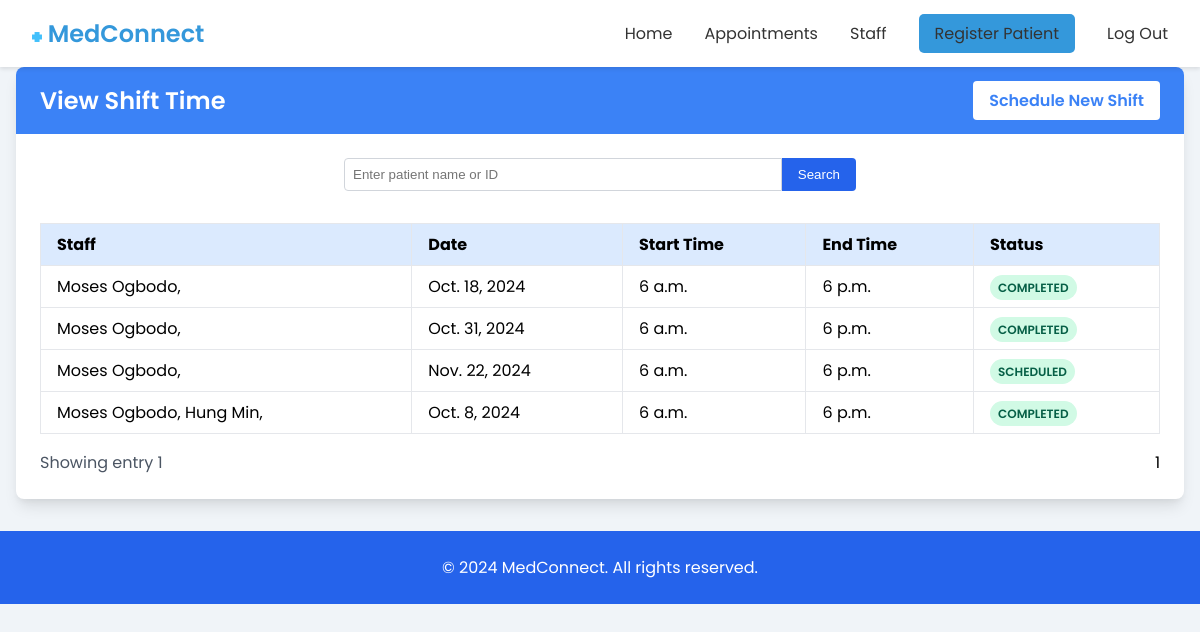
The app's page /shift_view/ (signed in) with its own data.
### medconnect_core/models.py (models this page shows, shortened)
class PatientProfile(models.Model):
    user = models.OneToOneField(User, on_delete=models.CASCADE,null=True)
    date_of_birth = models.DateField(blank=True, null=True)
    gender = models.CharField(max_length=10, choices=[('Male', 'Male'), ('Female', 'Female')], blank=True, null=True)
    blood_type = models.CharField(max_length=2, choices=[('AA', 'AA'), ('AS', 'AS'), ('SS', 'SS')], blank=True, null=True)
    phone_number = models.CharField(max_length=15, blank=True, null=True)
    address = models.TextField(blank=True, null=True)
    emergency_contact_name = models.CharField(max_length=100, blank=True, null=True)
    emergency_contact_number = models.CharField(max_length=15, blank=True, null=True)
    allergies = models.CharField(max_length=255, blank=True, null=True)
    medical_history = models.TextField(blank=True, null=True)
    current_medications = models.TextField(blank=True, null=True)
    insurance_provider = models.CharField(max_length=100, blank=True, null=True)
    insurance_policy_number = models.CharField(max_length=100, blank=True, null=True)
    additional_information = models.TextField(blank=True, null=True)
    next_of_kin = models.CharField(max_length=100, blank=True, null=True)
    marital_status = models.CharField(max_length=10, choices=[('Single', 'Single'), ('Married', 'Married'), ('Divorced', 'Divorced')], blank=True, null=True)
    occupation = models.CharField(max_length=100, blank=True, null=True)
    smoking_status = models.CharField(max_length=100, blank=True, null=True)
    alcohol_consumption = models.CharField(max_length=100, blank=True, null=True)
    is_staff=models.BooleanField(null=True,default=False)
    status= models.CharField(null=True, max_length=100,choices=[
        ('Patient', "Patient")  ,
          ('Doctor', "Doctor"),
          ('Admin', "Admin"),
        ('Nurse', "Nurse")
    ],default="Nurse", blank=True)
    def __str__(self):
        return f"{self.user.first_name} {self.user.last_name}"

class Shift(models.Model):
        staff = models.ManyToManyField(PatientProfile,limit_choices_to={'is_staff':True}, null=True)
        date=models.DateField(default=datetime.datetime.today)
        time_slot = models.ForeignKey(Time_Slot,on_delete=models.CASCADE,null=True)
        status = models.CharField(max_length=20, choices=[
            ('SCHEDULED', 'Scheduled'),
            ('CANCELLED', 'Cancelled'),
            ('COMPLETED', 'Completed'),
             ('ONGOING', 'Ongoing'),
        ], default='SCHEDULED')
        created_at = models.DateTimeField(auto_now_add=True)

class Time_Slot(models.Model):
     start_time = models.TimeField(default=datetime.datetime.today)
     end_time = models.TimeField(default=datetime.datetime.today)

### medconnect_core/views.py (the view, shortened to what this page needs)
# urls.py: path('shift_view/', shift_view, name='shift_view'),
def shift_view(request):
    if request.user.is_authenticated:
            shifts=Shift.objects.all()
            current_date = timezone.now().date()
            for shift in shifts:
                if shift.date < current_date:
                    shift.status="COMPLETED"
            p=Paginator(shifts,10)
            page_number=request.GET.get('page')#get current page
            try:
                 shifts=p.get_page(page_number)#gets and returns current page
            except PageNotAnInteger:
                 shifts=p.page(1)#if pnumber isnt int assign to firstpaage
            except EmptyPage:
                 shifts=p.page(p.num_pages)#if page is empty return last page
            return render(request, "core/shift_view.html",{"shifts":shifts})
    else:
        messages.success(request, "Please login first")
        return redirect("staff_login")

### medconnect_core/templates/core/shift_view.html (shortened to what this page needs)
<!DOCTYPE html>
<html lang="en">
<head>
</head>
<body>
    {% include "core/nav.html" %}
    <main class="container">
        <div class="card">
            <div class="card-header">
                <h2>View Shift Time</h2>
                <div>
                    <a href="{% url "schedhule_shift" %}" class="button button-white">Schedule New Shift</a>
                </div>
            </div>
            <div class="card-body">
                <form class="search-form"  method="post">
                    <input type="text" id="search" name="search" placeholder="Enter patient name or ID" class="search-input">
                    <button type="submit" class="search-button">Search</button>
                </form>
                <div style="overflow-x: auto;">
                    <table>
                        <thead>
                            <tr>
                                <th>Staff</th>
                                <th>Date</th>
                                <th>Start Time</th>
                                <th>End Time</th>
                                <th>Status</th>
                            </tr>
                        </thead>
                        <tbody>
                           {% for shift in shifts.object_list  %}
                           <tr>
                            <td>{% for staff in shift.staff.all %}
                                {{staff}},
                                {% endfor %}</td>
                            <td>{{shift.date}}</td>
                            <td>{{shift.time_slot.start_time}}</td>
                            <td>{{shift.time_slot.end_time}}</td>
                           <td>
                                <span class="status-badge">
                                    {{shift.status}}
                                </span>
                            </td>
                        </tr>
                           {% endfor %}
                        </tbody>
                    </table>
                </div>
                <div class="pagination">
                    <div class="pagination-info">
                        <span>Showing entry {{shifts.number}} </span>
                    </div>
                    <div class="pagination-buttons">
                               <span>{{shifts.number}}</span>
                    </div>
                </div>
            </div>
        </div>
    </main>
    <footer>
        <div class="container">
            <p>&copy; 2024 MedConnect. All rights reserved.</p>
        </div>
    </footer>
</body>
</html>

### medconnect_core/templates/core/shift_view.html (style rules this page uses)
body { background-color: #f3f4f6; font-family: sans-serif; margin: 0; padding: 0; }
.container { max-width: 1200px; margin-left: auto; margin-right: auto; padding: 0 1rem; }
main { padding: 2rem 1rem; }
.card { background-color: white; border-radius: 0.5rem; box-shadow: 0 10px 15px -3px rgba(0, 0, 0, 0.1), 0 4px 6px -2px rgba(0, 0, 0, 0.05); overflow: hidden; }
.card-header { background-color: #3b82f6; color: white; padding: 1rem 1.5rem; display: flex; justify-content: space-between; align-items: center; }
.card-header h2 { font-size: 1.5rem; font-weight: 600; margin: 0; }
.card-body { padding: 1.5rem; }
.button { font-weight: 600; padding: 0.5rem 1rem; border-radius: 0.25rem; text-decoration: none; transition: all 0.3s ease; }
.button-white { background-color: white; color: #3b82f6; }
.search-form { max-width: 32rem; margin-left: auto; margin-right: auto; margin-bottom: 2rem; display: flex; }
.search-input { flex-grow: 1; padding: 0.5rem; border: 1px solid #d1d5db; border-top-left-radius: 0.25rem; border-bottom-left-radius: 0.25rem; }
.search-button { background-color: #2563eb; color: white; padding: 0.5rem 1rem; border: none; border-top-right-radius: 0.25rem; border-bottom-right-radius: 0.25rem; cursor: pointer; }
table { width: 100%; border-collapse: collapse; }
th, td { border: 1px solid #e5e7eb; padding: 0.5rem 1rem; text-align: left; }
thead tr { background-color: #dbeafe; }
.status-badge { background-color: #d1fae5; color: #065f46; padding: 0.25rem 0.5rem; border-radius: 9999px; font-size: 0.75rem; font-weight: 600; }
.pagination { display: flex; justify-content: space-between; align-items: center; margin-top: 1rem; }
.pagination-info { color: #4b5563; }
.pagination-buttons { display: flex; gap: 0.5rem; }
footer { background-color: #2563eb; color: white; margin-top: 2rem; padding: 1.5rem 1rem; text-align: center; }

### medconnect_core/templates/core/nav.html (style rules this page uses)
* { margin: 0; padding: 0; box-sizing: border-box; }
body { font-family: 'Poppins', sans-serif; background-color: #f0f4f8; }

### records on screen
Shift: date "Oct. 18, 2024", time_slot.start_time "6 a.m.", time_slot.end_time "6 p.m.", status "COMPLETED"
PatientProfile: user.last_name "Moses Ogbodo"
Shift: date "Oct. 31, 2024", time_slot.start_time "6 a.m.", time_slot.end_time "6 p.m.", status "COMPLETED"
Shift: date "Nov. 22, 2024", time_slot.start_time "6 a.m.", time_slot.end_time "6 p.m.", status "SCHEDULED"
Shift: date "Oct. 8, 2024", time_slot.start_time "6 a.m.", time_slot.end_time "6 p.m.", status "COMPLETED"
PatientProfile: user.last_name "Hung Min"

### other values on screen
{{ shifts.number }} "1"
